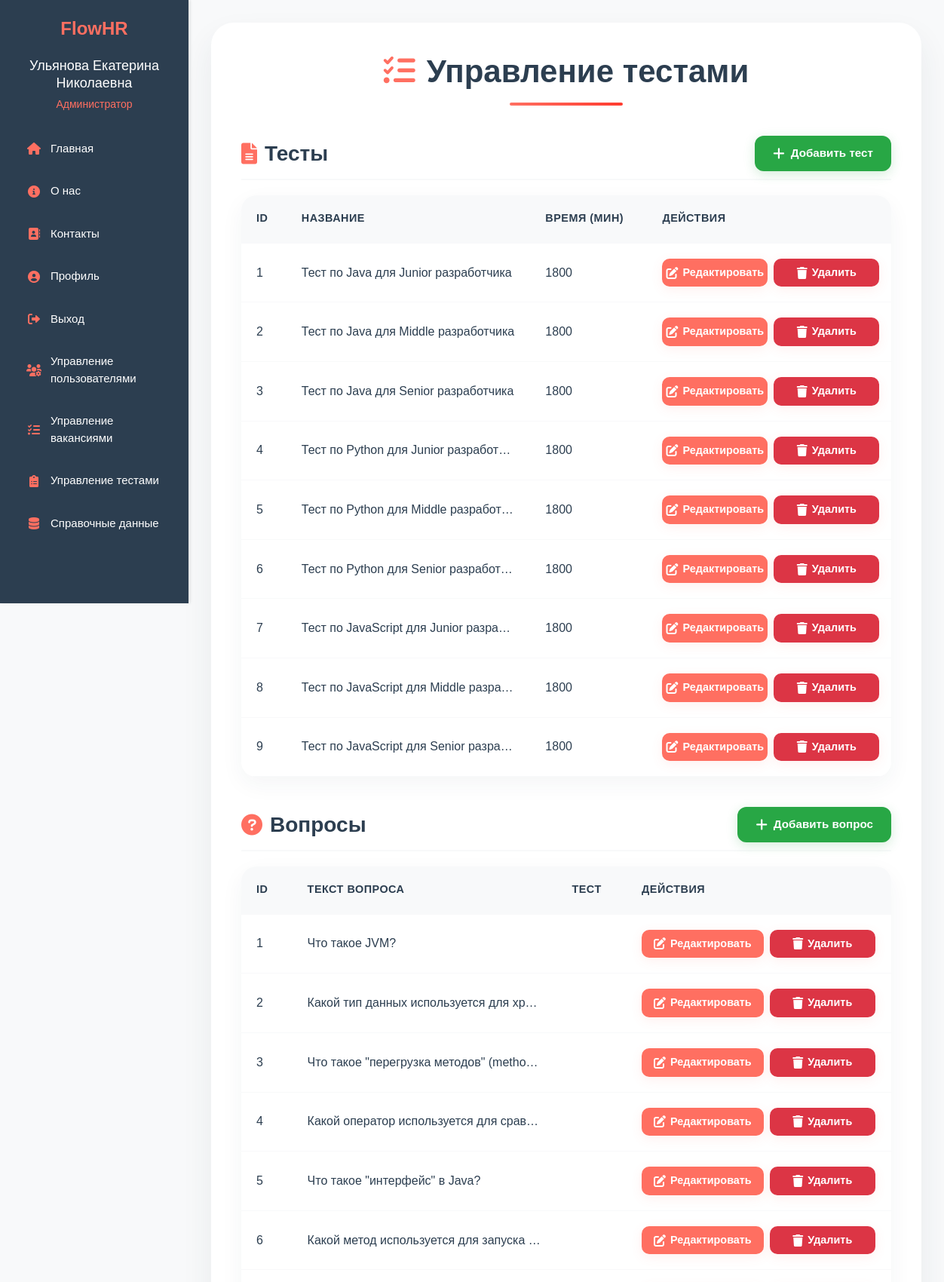
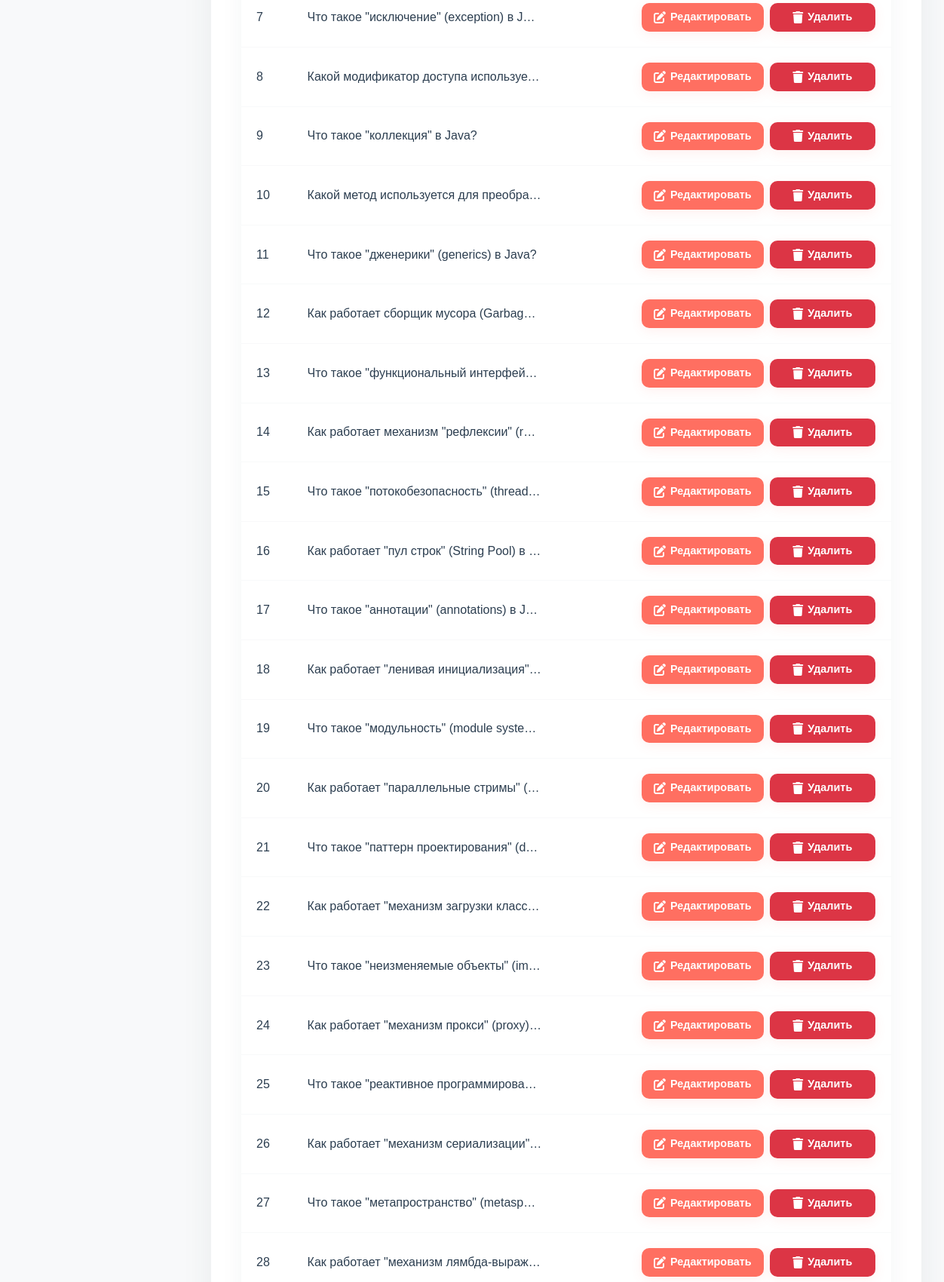
The app's page /Admin/manage_test.php (signed in, upper part) with its own data (2 pictures, top to bottom).
### tables this page shows
CREATE TABLE `tests` (
  `id` int NOT NULL,
  `title` varchar(255) NOT NULL,
  `time_limit` int NOT NULL
);

CREATE TABLE `questions` (
  `id` int NOT NULL,
  `test_id` int NOT NULL,
  `question_text` text NOT NULL,
  `max_score` int DEFAULT '10'
);

### Admin/manage_test.php (the view, shortened to what this page needs)
<?php
require '../includes/config.php';
$tests = $pdo->query("SELECT * FROM tests")->fetchAll();
$questions = $pdo->query("SELECT * FROM questions")->fetchAll();
?>
<!DOCTYPE html>
<html lang="ru">
<head>
    <link rel="stylesheet" href="https://cdn.jsdelivr.net/npm/bootstrap@5.3.0/dist/css/bootstrap.min.css">
    <link rel="stylesheet" href="https://cdnjs.cloudflare.com/ajax/libs/font-awesome/6.0.0/css/all.min.css">
</head>
<body>
    <?php include '../includes/header.php'; ?>
    <div class="container">
        <h1><i class="fas fa-tasks"></i>Управление тестами</h1>
        <div class="section-header">
            <h2 class="section-title"><i class="fas fa-file-alt"></i> Тесты</h2>
            <button class="btn-add" data-bs-toggle="modal" data-bs-target="#addTestModal">
                <i class="fas fa-plus"></i> Добавить тест
            </button>
        </div>
        <table class="table">
            <thead>
                <tr>
                    <th>ID</th>
                    <th>Название</th>
                    <th>Время (мин)</th>
                    <th>Действия</th>
                </tr>
            </thead>
            <tbody>
                <?php foreach ($tests as $test): ?>
                    <tr>
                        <td><?= htmlspecialchars($test['id']) ?></td>
                        <td><?= htmlspecialchars($test['title']) ?></td>
                        <td><?= htmlspecialchars($test['time_limit']) ?></td>
                        <td>
                            <div class="actions-container">
                                <button class="btn-action btn-edit" data-bs-toggle="modal" data-bs-target="#editTestModal"
                                    data-test-id="<?= $test['id'] ?>"
                                    data-test-title="<?= htmlspecialchars($test['title']) ?>"
                                    data-test-time-limit="<?= $test['time_limit'] ?>">
                                    <i class="fas fa-edit"></i> Редактировать
                                </button>
                                <button class="btn-action btn-delete" data-bs-toggle="modal" data-bs-target="#deleteTestModal"
                                    data-test-id="<?= $test['id'] ?>"
                                    data-test-title="<?= htmlspecialchars($test['title']) ?>">
                                    <i class="fas fa-trash"></i> Удалить
                                </button>
                            </div>
                        </td>
                    </tr>
                <?php endforeach; ?>
            </tbody>
        </table>
        <div class="section-header">
            <h2 class="section-title"><i class="fas fa-question-circle"></i> Вопросы</h2>
            <button class="btn-add" data-bs-toggle="modal" data-bs-target="#addQuestionModal">
                <i class="fas fa-plus"></i> Добавить вопрос
            </button>
        </div>
        <table class="table">
            <thead>
                <tr>
                    <th>ID</th>
                    <th>Текст вопроса</th>
                    <th>Тест</th>
                    <th>Действия</th>
                </tr>
            </thead>
            <tbody>
                <?php foreach ($questions as $question): ?>
                    <tr>
                        <td><?= htmlspecialchars($question['id']) ?></td>
                        <td><?= htmlspecialchars($question['question_text']) ?></td>
                        <td><?= htmlspecialchars($question['test_title']) ?></td>
                        <td>
                            <div class="actions-container">
                                <button class="btn-action btn-edit" data-bs-toggle="modal" data-bs-target="#editQuestionModal"
                                    data-question-id="<?= $question['id'] ?>"
                                    data-question-text="<?= htmlspecialchars($question['question_text']) ?>"
                                    data-test-id="<?= $question['test_id'] ?>">
                                    <i class="fas fa-edit"></i> Редактировать
                                </button>
                                <button class="btn-action btn-delete" data-bs-toggle="modal" data-bs-target="#deleteQuestionModal"
                                    data-question-id="<?= $question['id'] ?>"
                                    data-question-text="<?= htmlspecialchars($question['question_text']) ?>">
                                    <i class="fas fa-trash"></i> Удалить
                                </button>
                            </div>
                        </td>
                    </tr>
                <?php endforeach; ?>
            </tbody>
        </table>
    </div>
</body>
</html>

### Admin/manage_test.php (style rules this page uses)
body { font-family: 'Arial', sans-serif; background: #F8F9FA; color: #2C3E50; padding: 30px; margin-left: 250px; min-height: 100vh; }
.container { max-width: 1400px; margin: 0 auto; padding: 40px; background: #FFFFFF; border-radius: 30px; box-shadow: 0 20px 40px rgba(44, 62, 80, 0.08); animation: fadeIn 0.5s ease; }
h1 { color: #2C3E50; text-align: center; margin: 0 0 40px; font-size: 42px; font-weight: 800; position: relative; padding-bottom: 20px; animation: slideDown 0.5s ease; }
h1:after { content: ''; position: absolute; bottom: 0; left: 50%; transform: translateX(-50%); width: 150px; height: 4px; background: linear-gradient(90deg, #FF6F61, #FF3B2F); border-radius: 2px; }
h1 i { margin-right: 15px; color: #FF6F61; animation: rotateIn 0.5s ease; }
.section-header { display: flex; justify-content: space-between; align-items: center; margin: 40px 0 20px; padding-bottom: 10px; border-bottom: 2px solid #F8F9FA; }
.section-title { color: #2C3E50; font-size: 28px; font-weight: 700; margin: 0; display: flex; align-items: center; gap: 10px; }
.section-title i { color: #FF6F61; }
.table { background: #FFFFFF; border-radius: 20px; box-shadow: 0 10px 30px rgba(44, 62, 80, 0.05); border: none; overflow: hidden; margin-top: 20px; width: 100%; }
.table th { background: #F8F9FA; color: #2C3E50; font-weight: 600; text-transform: uppercase; font-size: 0.9rem; letter-spacing: 0.5px; padding: 20px; border-bottom: 2px solid #F8F9FA; white-space: nowrap; }
.table td { padding: 20px; vertical-align: middle; border-bottom: 1px solid #F8F9FA; transition: all 0.3s ease; color: #2C3E50; max-width: 300px; overflow: hidden; text-overflow: ellipsis; white-space: nowrap; }
.table td:last-child { min-width: 300px; max-width: 300px; }
.btn-add { background: #28a745; color: #FFFFFF; padding: 12px 24px; border-radius: 12px; font-size: 0.95rem; font-weight: 600; display: inline-flex; align-items: center; gap: 8px; transition: all 0.3s ease; border: none; box-shadow: 0 4px 15px rgba(40, 167, 69, 0.2); }
.btn-add i { font-size: 1.1rem; transition: transform 0.3s ease; }
.actions-container { display: flex; gap: 8px; justify-content: flex-start; }
.btn-action { padding: 8px 16px; border: none; border-radius: 10px; font-size: 0.9rem; font-weight: 600; cursor: pointer; transition: all 0.3s ease; display: inline-flex; align-items: center; gap: 6px; box-shadow: 0 4px 15px rgba(255, 111, 97, 0.1); min-width: 140px; justify-content: center; }
.btn-action i { font-size: 1rem; transition: transform 0.3s ease; }
.btn-edit { background: #FF6F61; color: #FFFFFF; }
.btn-delete { background: #dc3545; color: #FFFFFF; }

### includes/header.php (style rules this page uses)
body { margin-left: 250px !important; transition: margin-left 0.3s ease !important; min-height: 100vh !important; overflow-x: hidden !important; }
.fa-home, .fa-info-circle, .fa-map-marker-alt, .fa-sign-in-alt, .fa-user, .fa-sign-out-alt, .fa-comments, .fa-file-alt, .fa-briefcase, .fa-plus-circle, .fa-users, .fa-chart-line, .fa-clipboard-list, .fa-user-check, .fa-users-cog, .fa-tools, .fa-clipboard-check { color: #FF6F61 !important; transition: all 0.3s ease !important; }

### records on screen
tests: id "1", title "Тест по Java для Junior разработчика", time_limit "1800"
tests: id "2", title "Тест по Java для Middle разработчика", time_limit "1800"
tests: id "3", title "Тест по Java для Senior разработчика", time_limit "1800"
tests: id "4", title "Тест по Python для Junior разработ…", time_limit "1800"
tests: id "5", title "Тест по Python для Middle разработ…", time_limit "1800"
tests: id "6", title "Тест по Python для Senior разработ…", time_limit "1800"
tests: id "7", title "Тест по JavaScript для Junior разра…", time_limit "1800"
tests: id "8", title "Тест по JavaScript для Middle разра…", time_limit "1800"
tests: id "9", title "Тест по JavaScript для Senior разра…", time_limit "1800"
questions: id "1", question_text "Что такое JVM?"
questions: id "2", question_text "Какой тип данных используется для хр…"
questions: id "3", question_text "Что такое \"перегрузка методов\" (metho…"
questions: id "4", question_text "Какой оператор используется для срав…"
questions: id "5", question_text "Что такое \"интерфейс\" в Java?"
questions: id "6", question_text "Какой метод используется для запуска…"
questions: id "7", question_text "Что такое \"исключение\" (exception) в Ja…"
questions: id "8", question_text "Какой модификатор доступа используе…"
questions: id "9", question_text "Что такое \"коллекция\" в Java?"
questions: id "10", question_text "Какой метод используется для преобра…"
questions: id "11", question_text "Что такое \"дженерики\" (generics) в Java?"
questions: id "12", question_text "Как работает сборщик мусора (Garbag…"
questions: id "13", question_text "Что такое \"функциональный интерфей…"
questions: id "14", question_text "Как работает механизм \"рефлексии\" (r…"
questions: id "15", question_text "Что такое \"потокобезопасность\" (thread…"
questions: id "16", question_text "Как работает \"пул строк\" (String Pool) в…"
questions: id "17", question_text "Что такое \"аннотации\" (annotations) в J…"
questions: id "18", question_text "Как работает \"ленивая инициализация\"…"
questions: id "19", question_text "Что такое \"модульность\" (module syste…"
questions: id "20", question_text "Как работает \"параллельные стримы\" (…"
questions: id "21", question_text "Что такое \"паттерн проектирования\" (d…"
questions: id "22", question_text "Как работает \"механизм загрузки класс…"
questions: id "23", question_text "Что такое \"неизменяемые объекты\" (im…"
questions: id "24", question_text "Как работает \"механизм прокси\" (proxy)…"
questions: id "25", question_text "Что такое \"реактивное программирова…"
questions: id "26", question_text "Как работает \"механизм сериализации\"…"
questions: id "27", question_text "Что такое \"метапространство\" (metasp…"
questions: id "28", question_text "Как работает \"механизм лямбда-выраж…"

### other values on screen
$user_name "Ульянова Екатерина Николаевна"
$roleText "Администратор"
